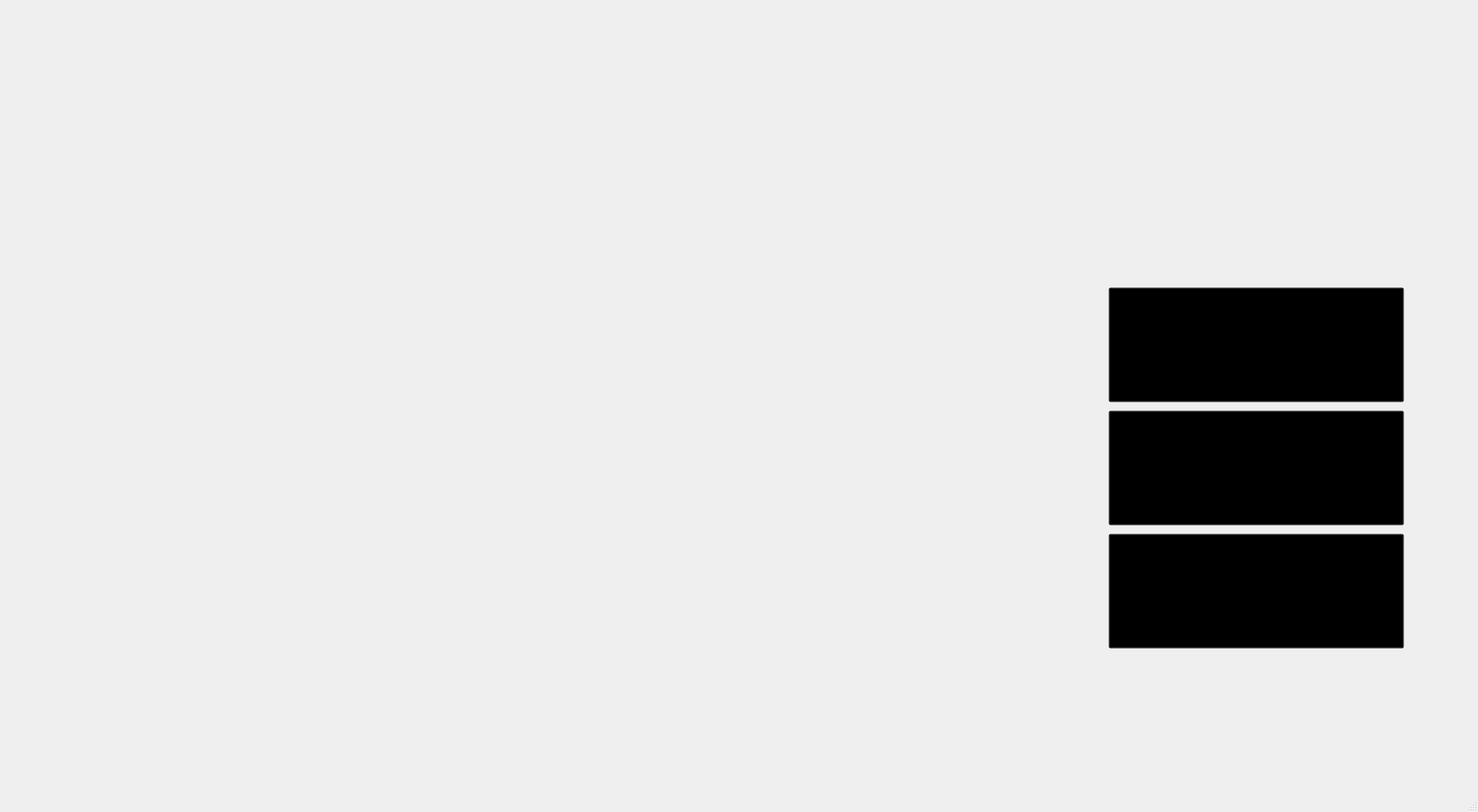
<?xml version="1.0" encoding="UTF-8"?>
<ui version="4.0">
 <class>sec_window</class>
 <widget class="QMainWindow" name="sec_window">
  <property name="geometry">
   <rect>
    <x>0</x>
    <y>0</y>
    <width>1800</width>
    <height>989</height>
   </rect>
  </property>
  <property name="windowTitle">
   <string>MainWindow</string>
  </property>
  <widget class="QWidget" name="centralwidget">
   <widget class="QLabel" name="label">
    <property name="geometry">
     <rect>
      <x>0</x>
      <y>0</y>
      <width>1800</width>
      <height>950</height>
     </rect>
    </property>
    <property name="text">
     <string/>
    </property>
    <property name="pixmap">
     <pixmap>03RESED (1).png</pixmap>
    </property>
    <property name="scaledContents">
     <bool>true</bool>
    </property>
   </widget>
   <widget class="QPushButton" name="school_but">
    <property name="geometry">
     <rect>
      <x>1350</x>
      <y>350</y>
      <width>360</width>
      <height>140</height>
     </rect>
    </property>
    <property name="font">
     <font>
      <family>Tahoma</family>
      <pointsize>26</pointsize>
      <weight>75</weight>
      <bold>true</bold>
     </font>
    </property>
    <property name="styleSheet">
     <string notr="true">QPushButton {
    color: black;
    background-color: transparent;
}

QPushButton:hover {
	background-color: rgb(238, 238, 238); /* тёмно-белый цвет при наведении */
}

QPushButton:pressed {
    background-color: white; /* белый цвет при нажатии */
}
</string>
    </property>
    <property name="text">
     <string>ШКОЛЬНИК</string>
    </property>
   </widget>
   <widget class="QPushButton" name="student_but">
    <property name="geometry">
     <rect>
      <x>1350</x>
      <y>500</y>
      <width>360</width>
      <height>140</height>
     </rect>
    </property>
    <property name="font">
     <font>
      <family>Tahoma</family>
      <pointsize>26</pointsize>
      <weight>75</weight>
      <bold>true</bold>
     </font>
    </property>
    <property name="styleSheet">
     <string notr="true">QPushButton {
    color: black;
    background-color: transparent;
}

QPushButton:hover {
	background-color: rgb(238, 238, 238); /* тёмно-белый цвет при наведении */
}

QPushButton:pressed {
    background-color: white; /* белый цвет при нажатии */
}
</string>
    </property>
    <property name="text">
     <string>СТУДЕНТ</string>
    </property>
   </widget>
   <widget class="QPushButton" name="genius_but">
    <property name="geometry">
     <rect>
      <x>1350</x>
      <y>650</y>
      <width>360</width>
      <height>140</height>
     </rect>
    </property>
    <property name="font">
     <font>
      <family>Tahoma</family>
      <pointsize>26</pointsize>
      <weight>75</weight>
      <bold>true</bold>
     </font>
    </property>
    <property name="styleSheet">
     <string notr="true">QPushButton {
    color: black;
    background-color: transparent;
}

QPushButton:hover {
	background-color: rgb(238, 238, 238); /* тёмно-белый цвет при наведении */
}

QPushButton:pressed {
    background-color: white; /* белый цвет при нажатии */
}
</string>
    </property>
    <property name="text">
     <string>ГЕНИЙ</string>
    </property>
   </widget>
   <widget class="QPushButton" name="back_second">
    <property name="geometry">
     <rect>
      <x>2</x>
      <y>1</y>
      <width>141</width>
      <height>51</height>
     </rect>
    </property>
    <property name="styleSheet">
     <string notr="true">QPushButton {
    border: none;
}

QPushButton:pressed {
    padding-left: 5px; /* сдвигаем изображение влево при нажатии */
    padding-top: 5px; /* сдвигаем изображение вверх при нажатии */
}</string>
    </property>
    <property name="text">
     <string/>
    </property>
    <property name="icon">
     <iconset>
      <normaloff>back_rules.png</normaloff>back_rules.png</iconset>
    </property>
    <property name="iconSize">
     <size>
      <width>200</width>
      <height>200</height>
     </size>
    </property>
    <property name="flat">
     <bool>true</bool>
    </property>
   </widget>
  </widget>
  <widget class="QStatusBar" name="statusbar"/>
  <widget class="QMenuBar" name="menubar">
   <property name="geometry">
    <rect>
     <x>0</x>
     <y>0</y>
     <width>1800</width>
     <height>26</height>
    </rect>
   </property>
  </widget>
 </widget>
 <resources/>
 <connections/>
</ui>
